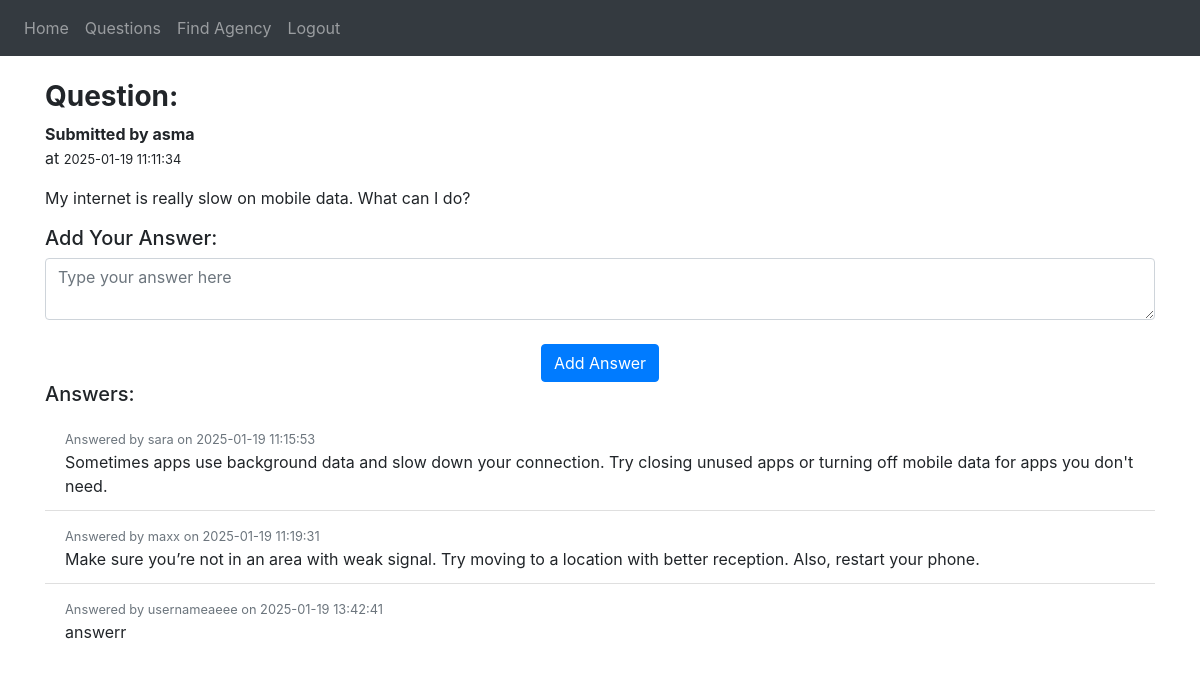
Screenshot of /question/6 (signed in) with the database file from the repository.
### configuration/models.py (models this page shows)
class User(db.Model, UserMixin):
    __tablename__ = 'user'
    id = db.Column(db.Integer, primary_key=True)
    phoneNumber = db.Column(db.String(15), unique=True, nullable=False)  # Pre-existing
    username = db.Column(db.String(120), unique=True, nullable=True)   # Added during signup
    passwordHash = db.Column(db.String(128), nullable=True)         # Added during signup
    bonusPlan = db.Column(db.Integer, nullable=False)          # Pre-existing
    usageHistory = db.relationship('UsageHistory', back_populates='user', cascade='all, delete-orphan')
    balance = db.relationship('Balance', uselist=False, back_populates='user', cascade='all, delete-orphan')
    rechargeHistory = db.relationship('Recharge', back_populates='user', cascade='all, delete-orphan')
    questions = db.relationship('Question', back_populates='user', cascade='all, delete-orphan')
    answers = db.relationship('Answer', back_populates='user', cascade='all, delete-orphan')

class Question(db.Model):
    __tablename__ = 'question'
    id = db.Column(db.Integer, primary_key=True)
    userId = db.Column(db.Integer, db.ForeignKey('user.id'), nullable=False)
    content = db.Column(db.Text, nullable=False)
    submittedAt = db.Column(db.DateTime, default=func.now(), nullable=False)
    user = db.relationship('User', back_populates='questions')
    answers = db.relationship('Answer', back_populates='question', cascade='all, delete-orphan')

class Answer(db.Model):
    __tablename__ = 'answer'
    id = db.Column(db.Integer, primary_key=True)
    questionId = db.Column(db.Integer, db.ForeignKey('question.id'), nullable=False)
    userId = db.Column(db.Integer, db.ForeignKey('user.id'), nullable=False)
    content = db.Column(db.Text, nullable=False)
    submittedAt = db.Column(db.DateTime, default=func.now(), nullable=False)
    question = db.relationship('Question', back_populates='answers')
    user = db.relationship('User', back_populates='answers')

### configuration/blueprint.py (the view, shortened to what this page needs)
@blp.route('/question/<int:question_id>', methods=['GET', 'POST'])
@login_required
def answers(question_id):
    question = Question.query.get_or_404(question_id)
    return render_template("answers.html", user=current_user, question=question)

### configuration/__init__.py (called while the page is built)
def create_application():
    app = Flask(__name__)
    app.config['SECRET_KEY'] = 'TTapp'
    app.config['SQLALCHEMY_DATABASE_URI'] = f'sqlite:///{DB_NAME}'
    db.init_app(app)
    app.register_blueprint(blp, url_prefix='/')
    app.register_blueprint(apiblp)
    login_manager = LoginManager()
    login_manager.login_view = 'blp.login'
    login_manager.init_app(app)
    @login_manager.user_loader
    def load_user(id):
        return User.query.get(int(id))
    return app

### configuration/templates/answers.html (shortened to what this page needs)
{% extends "theme.html" %}
{% block content %}
    <h3><strong>Question:</strong></h3>
    <p><strong> Submitted by {{ question.user.username }}</strong>
    <br>at <small>{{ question.submittedAt.strftime('%Y-%m-%d %H:%M:%S') }}</small></p>
    <p>{{ question.content }}</p>
    <h5>Add Your Answer:</h5>
    <form method="POST">
        <textarea name="answer" class="form-control" placeholder="Type your answer here"></textarea>
        <br />
        <div align="center">
            <button type="submit" class="btn btn-primary">Add Answer</button>
        </div>
    </form>
    <h5>Answers:</h5>
    <ul class="list-group list-group-flush">
        {% for answer in question.answers %}
            <li class="list-group-item">
                <small class="text-muted">Answered by {{ answer.user.username }} on {{ answer.submittedAt.strftime('%Y-%m-%d %H:%M:%S') }}</small>
                <br />
                {{ answer.content }}
            </li>
        {% else %}
            <li class="list-group-item">No answers yet.</li>
        {% endfor %}
    </ul>
{% endblock %}

### rows the page displays
User: user.username "asma"
Question: submittedAt "2025-01-19 11:11:34", content "My internet is really slow on mobile data. What can I do?"
Answer: user.username "sara", submittedAt "2025-01-19 11:15:53", content "Sometimes apps use background data and slow down your connection. Try closing unused apps or turning off mobile data for apps you don't need."
Answer: user.username "maxx", submittedAt "2025-01-19 11:19:31", content "Make sure you’re not in an area with weak signal. Try moving to a location with better reception. Also, restart your phone."
Answer: user.username "usernameaeee", submittedAt "2025-01-19 13:42:41", content "answerr"
